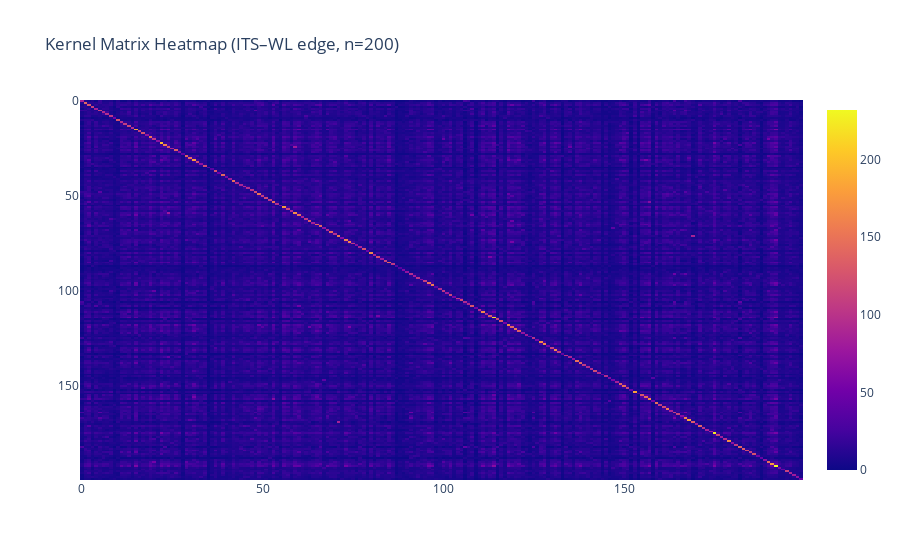

The cell this chart's notebook holds for it:
### Markdown cell above
### ITS–WL Kernel Matrix (edge features)

This heatmap shows the kernel matrix computed using the ITS–WL edge kernel.
Here, reactions are represented by Weisfeiler–Lehman features extracted from the Imaginary Transition State (ITS) graph.

Compared to DRF–WL, the ITS–WL kernel produces a denser similarity structure.
This is expected, as the ITS graph encodes the full combined structure of reactants and products, including unchanged molecular context.

The diagonal again represents self-similarity, while the richer off-diagonal structure indicates that many reactions share common substructures.
As a result, ITS–WL captures broader structural similarity between reactions, not only the explicit reaction center.

### Code cell
mode = "edge"
n = 200

K_its, y_its_small = build_kernel_matrix_from_loaded(
    X_its, y_its,
    mode=mode,
    n=n,
)

print("ITS kernel matrix stats:", kernel_matrix_stats(K_its))

fig = px.imshow(
    K_its,
    title=f"Kernel Matrix Heatmap (ITS–WL {mode}, n={n})",
    aspect="auto",
)
fig.show()

### Figure 1 — Plotly figure (JSON) as saved in the notebook; plotly's stock layout.template omitted (floating-point values rounded to 4 significant figures; data arrays with more than 128 entries replaced by an {"elided": "..."} marker saying what was removed)
{"data": [{"coloraxis": "coloraxis", "hovertemplate": "x: %{x}<br>y: %{y}<br>color: %{z}<extra></extra>", "name": "0", "type": "heatmap", "xaxis": "x", "yaxis": "y", "z": {"elided": "200x200 float values"}}], "layout": {"coloraxis": {"colorscale": [[0, "#0d0887"], [0.1111, "#46039f"], [0.2222, "#7201a8"], [0.3333, "#9c179e"], [0.4444, "#bd3786"], [0.5556, "#d8576b"], [0.6667, "#ed7953"], [0.7778, "#fb9f3a"], [0.8889, "#fdca26"], [1, "#f0f921"]]}, "title": {"text": "Kernel Matrix Heatmap (ITS–WL edge, n=200)"}, "xaxis": {"anchor": "y", "domain": [0, 1]}, "yaxis": {"anchor": "x", "autorange": "reversed", "domain": [0, 1]}}}
